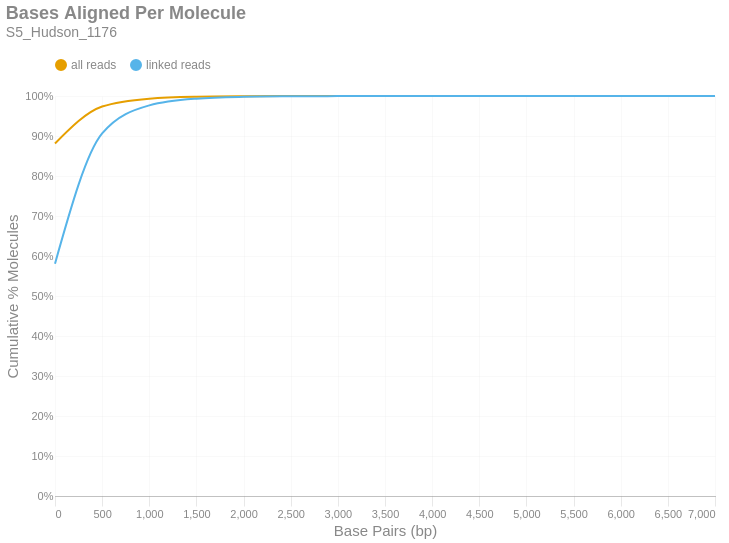

Notebook source saved alongside this figure:
### Markdown cell above
### Bases Aligned Per Molecule
This is a cumulative frequency distribution showing the number of base pairs aligned per unique molecule. These data are shown in 500 bp bins. There are two distributions: one with `all reads` (yellow) and another with only `linked reads` (blue). The percent of molecules in the `linked reads` distribution is relative to the total number of linked molecules.

### Code cell
if SKIPLR:
    print_html(f"Skipped")
else:
    binned_df = consolidated_hist(valids['aligned_bp'], mask, 500, True)
    with SafeRender(binned_df):
        (
            density_plot(binned_df, 'Bases Aligned Per Molecule', samplename, 'basesper')
            .encode(
                x=alt.X('bin:Q', title="Base Pairs (bp)").axis(tickMinStep=500).scale(padding=0),
                y=alt.Y('value:Q', title='Cumulative % Molecules')
                    .axis(format='%')
                    .scale(domain = [0,1])
                    .stack(False),
                color=alt.Color("key:N").scale(domain = ["all reads", "linked reads"]),
                tooltip = [
                    alt.Tooltip("key:N", title = "Data Type"),
                    alt.Tooltip("range_label:N", title="Bases Aligned Per Molecule"),
                    alt.Tooltip("value:Q", format = ".2%", title="% Molecules (Cum.)")
                ]
            )
        ).display()

### Figure 1 — Vega-Lite specification as saved in the notebook (floating-point values rounded to 4 significant figures)
{"width": "container", "height": 400, "config": {"title": {"anchor": "start", "dy": -15, "fontSize": 18, "color": "#888888", "subtitleColor": "#888888", "subtitleFontSize": 14}, "arc": {"fill": "#0072B2"}, "axis": {"domainColor": "#888888", "domainWidth": 0.5, "gridWidth": 0.2, "grid": false, "titleFontWeight": 400, "titleFontSize": 15, "labelFontSize": 11, "labelColor": "#888888", "tickColor": "#888888", "tickWidth": 0.2, "titleColor": "#888888"}, "axisBand": {"grid": false}, "axisX": {"grid": true, "tickSize": 10, "domainCap": "round"}, "axisY": {"domain": false, "grid": true, "tickSize": 0, "domainCap": "round"}, "background": "transparent", "header": {"labelFontSize": 15, "labelColor": "#888888", "titleFontSize": 15, "titleFontWeight": 600, "titleColor": "#888888"}, "legend": {"labelFont": "sans-serif", "labelFontSize": 12, "labelColor": "#888888", "symbolSize": 100, "symbolType": "circle", "titleFontSize": 12, "titlePadding": 10, "titleColor": "#888888", "title": null, "orient": "top"}, "range": {"category": ["#E69F00", "#56B4E9", "#009E73", "#F0E442", "#0072B2", "#D55E00", "#CC79A7", "#000000"], "diverging": ["#cfe8f3", "#a2d4ec", "#73bfe2", "#46abdb", "#1696d2", "#12719e"]}, "area": {"fill": "#0072B2", "fillOpacity": 0.7, "line": true, "strokeOpacity": 0.7}, "line": {"color": "#0072B2", "stroke": "#0072B2", "strokeWidth": 2}, "trail": {"color": "#0072B2", "stroke": "#0072B2", "strokeWidth": 0, "size": 1}, "point": {"filled": true, "fillOpacity": 1.0, "size": 95}, "text": {"color": "#888888", "fontSize": 11, "align": "right", "fontWeight": 400, "size": 11}, "bar": {"fill": "#0072B2", "stroke": null}, "view": {"stroke": null, "continuousWidth": 660, "continuousHeight": 400}}, "data": {"name": "data-ddac17d7914e0ea07c7628d60f2bd7aa"}, "mark": {"type": "line", "interpolate": "monotone", "point": {"opacity": 0, "size": 275}}, "encoding": {"color": {"field": "key", "scale": {"domain": ["all reads", "linked reads"]}, "type": "nominal"}, "tooltip": [{"field": "key", "title": "Data Type", "type": "nominal"}, {"field": "range_label", "title": "Bases Aligned Per Molecule", "type": "nominal"}, {"field": "value", "format": ".2%", "title": "% Molecules (Cum.)", "type": "quantitative"}], "x": {"axis": {"tickMinStep": 500}, "field": "bin", "scale": {"padding": 0}, "title": "Base Pairs (bp)", "type": "quantitative"}, "y": {"axis": {"format": "%"}, "field": "value", "scale": {"domain": [0, 1]}, "stack": false, "title": "Cumulative % Molecules", "type": "quantitative"}}, "params": [{"name": "param_c36ac31b6afebe62", "select": {"type": "point", "fields": ["key"]}, "bind": "legend"}], "title": {"text": "Bases Aligned Per Molecule", "subtitle": "S5_Hudson_1176"}, "transform": [{"fold": ["all reads (cumsum)", "linked reads (cumsum)"]}, {"calculate": "replace(datum.key, ' (cumsum)', '')", "as": "key"}, {"filter": {"param": "param_c36ac31b6afebe62"}}], "usermeta": {"embedOptions": {"downloadFileName": "S5_Hudson_1176.basesper"}}, "$schema": "https://vega.github.io/schema/vega-lite/v6.1.0.json", "datasets": {"data-ddac17d7914e0ea07c7628d60f2bd7aa": [{"bin": "0.0", "interval": "0.0-500.0", "all reads": 0.8813, "linked reads": 0.5809, "all reads (cumsum)": 0.8813, "linked reads (cumsum)": 0.5809, "range_label": "0-499"}, {"bin": "500.0", "interval": "500.0-1000.0", "all reads": 0.09236, "linked reads": 0.3254, "all reads (cumsum)": 0.9736, "linked reads (cumsum)": 0.9063, "range_label": "500-999"}, {"bin": "1000.0", "interval": "1000.0-1500.0", "all reads": 0.01977, "linked reads": 0.07019, "all reads (cumsum)": 0.9934, "linked reads (cumsum)": 0.9765, "range_label": "1000-1499"}, {"bin": "1500.0", "interval": "1500.0-2000.0", "all reads": 0.004754, "linked reads": 0.01692, "all reads (cumsum)": 0.9982, "linked reads (cumsum)": 0.9934, "range_label": "1500-1999"}, {"bin": "2000.0", "interval": "2000.0-2500.0", "all reads": 0.001271, "linked reads": 0.004524, "all reads (cumsum)": 0.9994, "linked reads (cumsum)": 0.9979, "range_label": "2000-2499"}, {"bin": "2500.0", "interval": "2500.0-3000.0", "all reads": 0.0003689, "linked reads": 0.001313, "all reads (cumsum)": 0.9998, "linked reads (cumsum)": 0.9993, "range_label": "2500-2999"}, {"bin": "3000.0", "interval": "3000.0-3500.0", "all reads": 0.0001232, "linked reads": 0.0004385, "all reads (cumsum)": 0.9999, "linked reads (cumsum)": 0.9997, "range_label": "3000-3499"}, {"bin": "3500.0", "interval": "3500.0-4000.0", "all reads": 4.866e-05, "linked reads": 0.0001732, "all reads (cumsum)": 1.0, "linked reads (cumsum)": 0.9999, "range_label": "3500-3999"}, {"bin": "4000.0", "interval": "4000.0-4500.0", "all reads": 1.888e-05, "linked reads": 6.72e-05, "all reads (cumsum)": 1.0, "linked reads (cumsum)": 0.9999, "range_label": "4000-4499"}, {"bin": "4500.0", "interval": "4500.0-5000.0", "all reads": 8.715e-06, "linked reads": 3.102e-05, "all reads (cumsum)": 1.0, "linked reads (cumsum)": 1.0, "range_label": "4500-4999"}, {"bin": "5000.0", "interval": "5000.0-5500.0", "all reads": 5.084e-06, "linked reads": 1.809e-05, "all reads (cumsum)": 1.0, "linked reads (cumsum)": 1.0, "range_label": "5000-5499"}, {"bin": "5500.0", "interval": "5500.0-6000.0", "all reads": 1.452e-06, "linked reads": 5.169e-06, "all reads (cumsum)": 1.0, "linked reads (cumsum)": 1.0, "range_label": "5500-5999"}, {"bin": "6000.0", "interval": "6000.0-6500.0", "all reads": 1.21e-06, "linked reads": 4.308e-06, "all reads (cumsum)": 1.0, "linked reads (cumsum)": 1.0, "range_label": "6000-6499"}, {"bin": "6500.0", "interval": "6500.0-7000.0", "all reads": 4.842e-07, "linked reads": 1.723e-06, "all reads (cumsum)": 1.0, "linked reads (cumsum)": 1.0, "range_label": "6500-6999"}, {"bin": "7000.0", "interval": "7000.0-7500.0", "all reads": 2.421e-07, "linked reads": 8.615e-07, "all reads (cumsum)": 1.0, "linked reads (cumsum)": 1.0, "range_label": "7000-7499"}]}}
